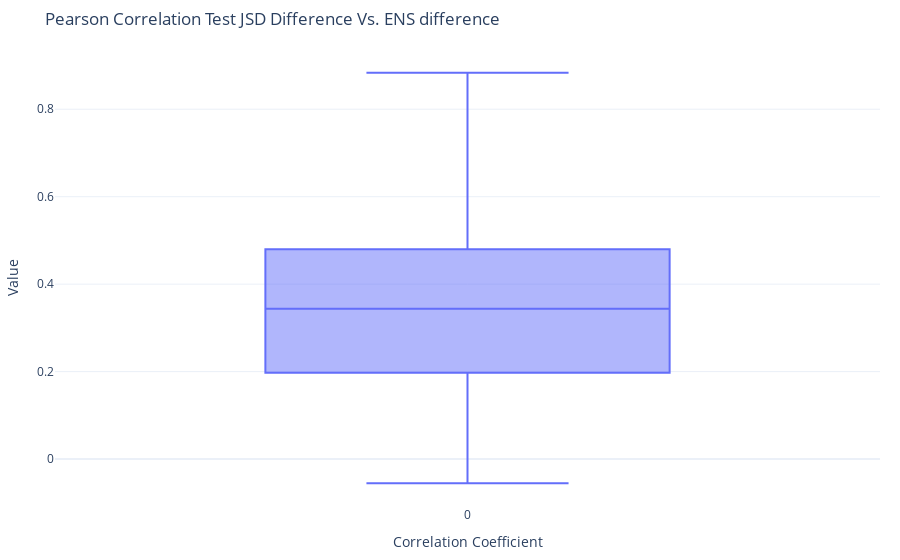

Write notebook code for a chart like this one.
### Code cell
correlation_list2 = []
p_value_list2 = []
for gene, lists in gene_data_dict.items():
    jsd_diff_list = lists['jsd_diff']
    ens_abs_diff_list = lists['ens_abs_diff']
    #Add the correlation factor in the list
    cor, p_value = scipy.stats.pearsonr(np.sqrt(jsd_diff_list), np.sqrt(ens_abs_diff_list))
    correlation_list2.append(cor)
    p_value_list2.append(p_value)

fig2 = px.box(correlation_list2, title= 'Pearson Correlation Test JSD Difference Vs. ENS difference')
# Update layout with labels and title
fig2.update_layout(
    template='plotly_white',
    margin=dict(l=20, r=20, t=50, b=20),
    autosize=True,
    yaxis_title_font={'size': 20},  
    xaxis_title_font={'size': 20}, 
    xaxis_title='Correlation Coefficient',
    yaxis_title='Value',
    width=None
)
fig2.show()
fig2.write_image('jsd_ens_diff_cc.pdf')

### Figure 1 — Plotly figure (JSON) as saved in the notebook; plotly's stock layout.template omitted (floating-point values rounded to 4 significant figures)
{"data": [{"alignmentgroup": "True", "hovertemplate": "variable=%{x}<br>value=%{y}<extra></extra>", "legendgroup": "", "marker": {"color": "#636efa"}, "name": "", "notched": false, "offsetgroup": "", "orientation": "v", "showlegend": false, "type": "box", "x": ["0", "0", "0", "0", "0", "0", "0", "0", "0", "0", "0", "0", "0", "0", "0", "0", "0", "0", "0", "0", "0", "0", "0", "0", "0", "0", "0", "0", "0", "0", "0", "0", "0", "0", "0", "0", "0", "0", "0", "0", "0", "0", "0", "0", "0", "0", "0", "0", "0", "0", "0", "0", "0", "0", "0", "0", "0", "0", "0", "0", "0", "0", "0", "0", "0", "0", "0", "0", "0", "0", "0", "0", "0", "0", "0", "0", "0", "0", "0", "0", "0", "0", "0", "0", "0", "0", "0", "0", "0", "0", "0", "0", "0", "0", "0", "0", "0", "0", "0", "0", "0", "0", "0", "0", "0", "0", "0", "0", "0", "0", "0", "0", "0", "0", "0", "0", "0", "0", "0", "0", "0", "0", "0", "0", "0", "0", "0"], "x0": " ", "xaxis": "x", "y": [0.4667, 0.5695, 0.528, 0.3567, 0.02788, 0.4973, 0.739, 0.6615, 0.3394, 0.3149, 0.0166, 0.3173, 0.8833, 0.7005, -0.05289, 0.4463, 0.1345, 0.3486, 0.3215, 0.2902, 0.1644, 0.005667, 0.2369, 0.6423, 0.4817, 0.5411, 0.3941, 0.5476, 0.1, 0.1486, 0.231, 0.2856, 0.5921, 0.3432, 0.1267, 0.4743, 0.7157, 0.1565, 0.3229, 0.2905, 0.09213, 0.392, 0.4228, 0.5099, 0.1936, 0.241, 0.4668, 0.7233, 0.5258, 0.1955, 0.4218, 0.3393, 0.6353, 0.4458, 0.5398, 0.2209, 0.8828, 0.6981, 0.4156, -0.05526, 0.2351, 0.3678, 0.6703, 0.4549, 0.06679, 0.4317, 0.4886, 0.141, 0.04879, 0.204, 0.1704, 0.3438, 0.4189, 0.6961, 0.3795, 0.2114, 0.4432, 0.2127, 0.3399, 0.187, 0.2376, 0.3969, 0.463, 0.259, 0.8079, 0.3409, 0.3629, 0.3022, 0.08916, 0.154, 0.4378, 0.1388, 0.5534, 0.249, 0.4474, -0.04099, 0.1335, 0.3526, 0.3321, 0.3711, 0.245, 0.1543, 0.3634, 0.07008, 0.4038, 0.5645, 0.159, 0.1665, 0.327, 0.4707, 0.495, 0.1505, 0.1303, 0.3944, 0.2994, 0.3811, 0.4938, 0.5537, 0.2269, 0.3424, 0.5108, 0.5042, 0.5009, 0.08719, 0.2756, 0.02268, 0.4494], "y0": " ", "yaxis": "y"}], "layout": {"autosize": true, "boxmode": "group", "legend": {"tracegroupgap": 0}, "margin": {"b": 20, "l": 20, "r": 20, "t": 50}, "title": {"text": "Pearson Correlation Test JSD Difference Vs. ENS difference"}, "xaxis": {"anchor": "y", "domain": [0, 1], "title": {"text": "Correlation Coefficient"}}, "yaxis": {"anchor": "x", "domain": [0, 1], "title": {"text": "Value"}}}}
